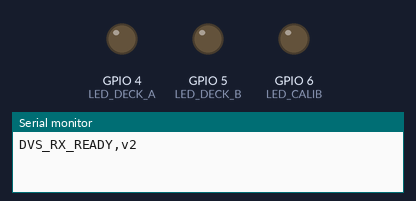
Simulated run of this sketch. Board: ESP32-S3. On the bench: output pins drawn as LEDs (lit = HIGH), the last lines printed to the serial monitor. I2S audio is not simulated (input reads silence).

Above: at 0.13 s.
At 2.63 s:
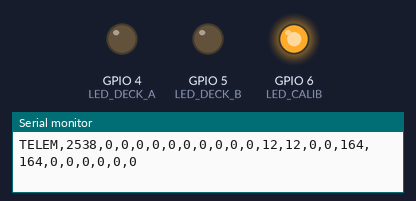
Timing chart, 0 to 3.0 s (numbered marks = the images above):
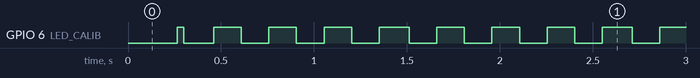

Measured:
- by itself, GPIO 6 (LED_CALIB): repeats every 0.31 s: LOW 0.16 s, HIGH 0.15 s

The sketch:

RX_com_leds.ino
```cpp
/*
========================================================
 ESP32-S3 DVS RECEIVER - DUAL CV02 I2S DAC + LEDs
 Saidas:
 - Deck A (ID 1): LED Azul no Pino 4
 - Deck B (ID 2): LED Azul no Pino 5
 LED do deck: solido = link ok, piscando rapido = sinal fraco/perda, apagado = sem sinal
========================================================
*/

#include <WiFi.h>
#include <esp_now.h>
#include <esp_wifi.h>
#include <driver/i2s.h>
#include <math.h>

// --- PINOS DOS LEDs ---
#define LED_DECK_A 4
#define LED_DECK_B 5
#define LED_CALIB 6

// --- ALERTA DE SINAL (LEDs dos decks) ---
// LED solido = link ok; piscando rapido = sinal fraco (RSSI) ou perda de pacotes
#define RSSI_WARN_THRESHOLD_DBM -75
#define LOST_PACKET_WARN_THRESHOLD 20
#define WARN_BLINK_MS 100
#define WARN_HOLD_MS 2000

#define DAC_A_BCK_PIN   2
#define DAC_A_LRCK_PIN  11
#define DAC_A_DATA_PIN  12

#define DAC_B_BCK_PIN   15
#define DAC_B_LRCK_PIN  14
#define DAC_B_DATA_PIN  13

#define ESPNOW_CHANNEL 11
#define USE_LONG_RANGE 0  // 1 = modo long range (1 Mbps), 0 = taxa normal (menos congestao)
#define PROTOCOL_VERSION 2
#define MSG_HELLO 1
#define MSG_WELCOME 2
#define MSG_DATA 3
#define MSG_PING 4
#define PING_INTERVAL_MS 500
#define DECK_TIMEOUT_MS 1500
#define RX_BOOT_ID 0x5A

#define DEBUG_SERIAL 1
#define DEBUG_BAUD 115200
#define DEBUG_PRINT_INTERVAL_MS 500

#define SAMPLE_RATE 44100
#define DMA_BUF_LEN 32
#define DMA_BUF_COUNT 4

#define BASE_RPM 33.333f
#define DEADZONE_RPM 0.015f
#define MAX_RPM_RATIO 3.0f
#define RPM_SMOOTHING 0.25f
#define OUTPUT_GAIN 0.70f
#define CALIB_THRESHOLD_RPM 1.0f
#define STOP_DEBOUNCE_MS 250
#define CALIB_STABLE_MS 200
#define POSITION_RESET_MS 15000
#define SIN_COS_TABLE_SIZE 1024
#define WRAP_GAP_MS 400

// Tom de teste de DAC (comando serial TEST_A / TEST_B pelo dashboard).
#define TEST_TONE_FREQ_HZ 1000
#define TEST_TONE_MS 10000
#define TEST_TONE_AMPLITUDE 0.25f

// TESTE DE ISOLAMENTO: 1 = compila APENAS o deck A (uma porta I2S, uma task).
// Usado para separar "interferencia entre as 2 portas I2S" de "deck A com defeito".
// Quando 1, o deck B nao e configurado nem o seu task criado.
#define SOLO_DECK_A 0

// Em modo SOLO, usa os pinos do deck B (13/14/15, que ja sabemos funcionar)
// para o deck A. Se o tom tocar nesses pinos, o problema sao os pinos 10/11/12.
#define SOLO_DECK_A_USA_PINOS_B 0

#define CV02_RESOLUTION 1000
#define CV02_BITS 20
#define CV02_SEED 0x59017UL
#define CV02_TAPS 0x361e4UL
#define CV02_LENGTH 712000UL
#define CV02_START_CYCLE 12000UL
#define CV02_START_PHASE ((uint64_t)CV02_START_CYCLE << 16)
#define CV02_PACKED_BYTES ((CV02_LENGTH + 7) / 8)

typedef struct __attribute__((packed)) {
  uint8_t msgType;
  uint8_t version;
  uint8_t deckId;
  int16_t rpmCenti;
  int16_t gyroRaw;
  uint8_t batteryPct;
  uint32_t seq;
  uint32_t timestampMicros;
} dvs_packet;

typedef struct {
  bool seen;
  int16_t rpmCenti;
  uint32_t lastSeq;
  uint32_t lastSeenMillis;
  uint32_t lastPingMillis;
  uint32_t packetCount;
  uint16_t lostPackets;
  uint8_t batteryPct;
  int8_t rssi;
  uint8_t mac[6];
} deck_state;

typedef struct {
  uint8_t deckId;
  i2s_port_t port;
  int bckPin;
  int lrckPin;
  int dataPin;
  const char *taskName;
  float filteredRpm;
  float calibOffset;
  uint64_t cv02Phase64;
  uint32_t wrapGapEndMillis;
  uint32_t stopCandidateStart;
  uint32_t calibStableStart;
  bool calibrating;
  uint32_t testToneUntil;
  uint16_t testToneFreqHz;
  uint32_t tonePhase;
} audio_deck_state;

deck_state deckStates[2];
portMUX_TYPE stateMux = portMUX_INITIALIZER_UNLOCKED;

volatile bool hasPendingWelcome[2] = {false, false};
uint8_t pendingWelcomeMac[2][6];
uint8_t pendingWelcomeDeck[2] = {0, 0};

uint8_t cv02PackedBits[CV02_PACKED_BYTES];
uint32_t lastDebugPrintMillis = 0;
int16_t sinTable[SIN_COS_TABLE_SIZE];
int16_t cosTable[SIN_COS_TABLE_SIZE];

// Batimento cardiaco dos tasks de audio (1 incremento por buffer escrito com sucesso).
volatile uint32_t audioWriteCount[2] = {0, 0};
volatile esp_err_t lastI2sErr[2] = {ESP_OK, ESP_OK};
// Pico de amostra (magnitude maxima) do ultimo buffer escrito por cada task.
volatile uint32_t peakSample[2] = {0, 0};

void buildSinCosTables() {
  for (int i = 0; i < SIN_COS_TABLE_SIZE; i++) {
    float angle = (float)i * 6.28318530718f / (float)SIN_COS_TABLE_SIZE;
    sinTable[i] = (int16_t)(sinf(angle) * 32767.0f);
    cosTable[i] = (int16_t)(cosf(angle) * 32767.0f);
  }
}

audio_deck_state audioDecks[2] = {
#if SOLO_DECK_A && SOLO_DECK_A_USA_PINOS_B
  { 1, I2S_NUM_0, DAC_B_BCK_PIN, DAC_B_LRCK_PIN, DAC_B_DATA_PIN, "audioDeckA", 0.0f, 0.0f, CV02_START_PHASE, 0, 0, 0, false, 0, TEST_TONE_FREQ_HZ, 0 },
#else
  { 1, I2S_NUM_0, DAC_A_BCK_PIN, DAC_A_LRCK_PIN, DAC_A_DATA_PIN, "audioDeckA", 0.0f, 0.0f, CV02_START_PHASE, 0, 0, 0, false, 0, TEST_TONE_FREQ_HZ, 0 },
#endif
  { 2, I2S_NUM_1, DAC_B_BCK_PIN, DAC_B_LRCK_PIN, DAC_B_DATA_PIN, "audioDeckB", 0.0f, 0.0f, CV02_START_PHASE, 0, 0, 0, false, 0, TEST_TONE_FREQ_HZ, 0 }
};

// [Funções de suporte: lfsrBit, lfsrForward, setPackedBit, getPackedBit, buildCv02Bits mantidas aqui]
static uint8_t lfsrBit(uint32_t code, uint32_t taps) { uint32_t taken = code & taps; uint8_t parity = 0; while (taken != 0) { parity ^= (uint8_t)(taken & 0x1U); taken >>= 1; } return parity; }
static uint32_t lfsrForward(uint32_t current) { uint8_t bit = lfsrBit(current, CV02_TAPS | 0x1U); return (current >> 1) | ((uint32_t)bit << (CV02_BITS - 1)); }
static void setPackedBit(uint32_t index, uint8_t value) { uint32_t byteIndex = index >> 3; uint8_t bitMask = (uint8_t)(1U << (index & 7)); if (value != 0) cv02PackedBits[byteIndex] |= bitMask; else cv02PackedBits[byteIndex] &= (uint8_t)~bitMask; }
static inline uint8_t getPackedBit(uint32_t index) { uint32_t byteIndex = index >> 3; uint8_t bitMask = (uint8_t)(1U << (index & 7)); return (cv02PackedBits[byteIndex] & bitMask) != 0; }
void buildCv02Bits() { memset(cv02PackedBits, 0, sizeof(cv02PackedBits)); uint32_t code = CV02_SEED; for (uint32_t i = 0; i < CV02_LENGTH; i++) { setPackedBit(i, (uint8_t)(code & 0x1U)); code = lfsrForward(code); } }

bool ensurePeer(const uint8_t *mac) { if (esp_now_is_peer_exist(mac)) return true; esp_now_peer_info_t peerInfo = {}; memcpy(peerInfo.peer_addr, mac, 6); peerInfo.channel = ESPNOW_CHANNEL; peerInfo.encrypt = false; return esp_now_add_peer(&peerInfo) == ESP_OK; }
void sendControlMessage(const uint8_t *mac, uint8_t deckId, uint8_t msgType) { if (!ensurePeer(mac)) return; dvs_packet response = {}; response.msgType = msgType; response.version = PROTOCOL_VERSION; response.deckId = deckId; response.gyroRaw = (int16_t)RX_BOOT_ID; response.timestampMicros = micros(); esp_now_send(mac, (uint8_t *)&response, sizeof(response)); }

void OnDataRecv(const esp_now_recv_info_t *info, const uint8_t *dataPtr, int len) {
  if (len != sizeof(dvs_packet)) return;
  dvs_packet packet; memcpy(&packet, dataPtr, sizeof(packet));
  if (packet.version != PROTOCOL_VERSION || packet.deckId < 1 || packet.deckId > 2) return;
  const uint8_t *sourceMac = info->src_addr; uint8_t deckIndex = packet.deckId - 1; deck_state *state = &deckStates[deckIndex];
  int8_t rssi = (info->rx_ctrl != NULL) ? (int8_t)info->rx_ctrl->rssi : -127;
  portENTER_CRITICAL_ISR(&stateMux); memcpy(state->mac, sourceMac, 6); state->lastSeenMillis = millis(); state->rssi = rssi; state->batteryPct = packet.batteryPct; portEXIT_CRITICAL_ISR(&stateMux);
  if (packet.msgType == MSG_HELLO) { portENTER_CRITICAL_ISR(&stateMux); memcpy(pendingWelcomeMac[deckIndex], sourceMac, 6); pendingWelcomeDeck[deckIndex] = packet.deckId; hasPendingWelcome[deckIndex] = true; portEXIT_CRITICAL_ISR(&stateMux); return; }
  if (packet.msgType != MSG_DATA) return;
  uint16_t lost = 0; portENTER_CRITICAL_ISR(&stateMux); if (state->seen) { uint32_t seqDelta = packet.seq - state->lastSeq; if (seqDelta > 0) lost = (uint16_t)min(seqDelta - 1, 65535UL); } state->seen = true; state->rpmCenti = packet.rpmCenti; state->lastSeq = packet.seq; state->packetCount++; state->lostPackets = lost; portEXIT_CRITICAL_ISR(&stateMux);
}

void setupEspNow() { WiFi.mode(WIFI_STA); WiFi.setSleep(false); esp_wifi_set_max_tx_power(78); esp_wifi_set_channel(ESPNOW_CHANNEL, WIFI_SECOND_CHAN_NONE);
#if USE_LONG_RANGE
  esp_wifi_set_protocol(WIFI_IF_STA, WIFI_PROTOCOL_LR);
#else
  esp_wifi_set_protocol(WIFI_IF_STA, WIFI_PROTOCOL_11B | WIFI_PROTOCOL_11G | WIFI_PROTOCOL_11N);
#endif
  esp_now_init(); esp_now_register_recv_cb(OnDataRecv); }
void setupI2S(audio_deck_state *deck, bool useApll) { i2s_config_t config = { .mode = (i2s_mode_t)(I2S_MODE_MASTER | I2S_MODE_TX), .sample_rate = SAMPLE_RATE, .bits_per_sample = I2S_BITS_PER_SAMPLE_16BIT, .channel_format = I2S_CHANNEL_FMT_RIGHT_LEFT, .communication_format = I2S_COMM_FORMAT_STAND_I2S, .intr_alloc_flags = ESP_INTR_FLAG_LEVEL1, .dma_buf_count = DMA_BUF_COUNT, .dma_buf_len = DMA_BUF_LEN, .use_apll = useApll, .tx_desc_auto_clear = true, .fixed_mclk = 0 }; i2s_pin_config_t pins = { .bck_io_num = deck->bckPin, .ws_io_num = deck->lrckPin, .data_out_num = deck->dataPin, .data_in_num = I2S_PIN_NO_CHANGE }; i2s_driver_install(deck->port, &config, 0, NULL); i2s_set_pin(deck->port, &pins); i2s_zero_dma_buffer(deck->port); }

static inline void renderCv02Sample(audio_deck_state *deck, float rpm, int16_t *leftOut, int16_t *rightOut) {
  if (millis() < deck->wrapGapEndMillis) { *leftOut = 0; *rightOut = 0; return; }
  float ratio = rpm / BASE_RPM; if(fabsf(ratio) < DEADZONE_RPM) ratio = 0.0f; if(ratio > MAX_RPM_RATIO) ratio = MAX_RPM_RATIO; if(ratio < -MAX_RPM_RATIO) ratio = -MAX_RPM_RATIO;
  int32_t phaseStep = (int32_t)(ratio * ((float)CV02_RESOLUTION * 65536.0f / SAMPLE_RATE));
  deck->cv02Phase64 += (int64_t)phaseStep; int64_t cycle = (int64_t)(deck->cv02Phase64 >> 16);
  if (cycle < 0) { deck->cv02Phase64 = (uint64_t)CV02_LENGTH << 16; deck->wrapGapEndMillis = millis() + WRAP_GAP_MS; *leftOut = 0; *rightOut = 0; return; }
  if (cycle >= (int64_t)CV02_LENGTH) { deck->cv02Phase64 = CV02_START_PHASE; deck->wrapGapEndMillis = millis() + WRAP_GAP_MS; *leftOut = 0; *rightOut = 0; return; }
  uint32_t cycleIndex = (uint32_t)cycle;
  uint16_t tableIndex = (deck->cv02Phase64 >> 6) & (SIN_COS_TABLE_SIZE - 1);
  int16_t sine = sinTable[tableIndex]; int16_t cosine = cosTable[tableIndex];
  uint8_t bit = getPackedBit(cycleIndex); float modulation = bit ? 1.0f : 1.0f - ((-(float)cosine / 32767.0f + 1.0f) * 0.25f);
  *leftOut = (int16_t)((-(float)cosine / 32767.0f) * modulation * OUTPUT_GAIN * 32767.0f); *rightOut = (int16_t)(((float)sine / 32767.0f) * modulation * OUTPUT_GAIN * 32767.0f);
}

float readTargetRpm(uint8_t deckId) { uint8_t deckIndex = deckId <= 1 ? 0 : 1; int16_t rpmCenti = 0; uint32_t lastSeenMillis = 0; portENTER_CRITICAL(&stateMux); rpmCenti = deckStates[deckIndex].rpmCenti; lastSeenMillis = deckStates[deckIndex].lastSeenMillis; portEXIT_CRITICAL(&stateMux); if (lastSeenMillis == 0 || millis() - lastSeenMillis > DECK_TIMEOUT_MS) return 0.0f; return (float)rpmCenti / 100.0f; }
void audioTask(void *param) { audio_deck_state *deck = (audio_deck_state *)param; int16_t buffer[DMA_BUF_LEN * 2]; while (true) {
    float targetRpm = readTargetRpm(deck->deckId);
    bool below = (fabsf(targetRpm) < CALIB_THRESHOLD_RPM);
    bool stopped;
    if (below) {
      if (deck->stopCandidateStart == 0) deck->stopCandidateStart = millis();
      stopped = (millis() - deck->stopCandidateStart >= STOP_DEBOUNCE_MS);
    } else {
      deck->stopCandidateStart = 0;
      stopped = false;
    }
    if (stopped) {
      deck->calibrating = true;
      if (deck->calibStableStart == 0) deck->calibStableStart = millis();
      if (millis() - deck->calibStableStart >= POSITION_RESET_MS) { deck->cv02Phase64 = CV02_START_PHASE; }
      deck->filteredRpm = 0.0f;
    } else {
      deck->calibStableStart = 0;
      deck->calibrating = false;
      float delta = targetRpm - deck->filteredRpm;
      float alpha = (fabsf(delta) > 10.0f) ? 0.8f : RPM_SMOOTHING;
      deck->filteredRpm += delta * alpha;
    }
    for (int i = 0; i < DMA_BUF_LEN; i++) { int16_t left, right; if (millis() < deck->testToneUntil) { deck->tonePhase += (uint32_t)((float)deck->testToneFreqHz * 65536.0f / SAMPLE_RATE); int16_t tone = (int16_t)((float)sinTable[(deck->tonePhase >> 6) & (SIN_COS_TABLE_SIZE - 1)] * TEST_TONE_AMPLITUDE); left = tone; right = tone; } else if (stopped) { left = 0; right = 0; } else { renderCv02Sample(deck, deck->filteredRpm, &left, &right); } buffer[i * 2] = left; buffer[i * 2 + 1] = right; }
    size_t written;
    esp_err_t i2sErr = i2s_write(deck->port, buffer, sizeof(buffer), &written, portMAX_DELAY);
    if (i2sErr == ESP_OK) {
      audioWriteCount[deck->deckId - 1]++;
      int16_t peak = 0;
      for (int i = 0; i < DMA_BUF_LEN * 2; i++) { int16_t v = buffer[i]; int16_t av = (v < 0) ? (int16_t)(-v) : v; if (av > peak) peak = av; }
      peakSample[deck->deckId - 1] = (uint32_t)peak;
    } else if (i2sErr != lastI2sErr[deck->deckId - 1]) {
      lastI2sErr[deck->deckId - 1] = i2sErr;
      Serial.printf("I2S_WRITE_ERR deck=%d err=0x%x\n", deck->deckId, (unsigned)i2sErr);
    }
  } }

void serviceEspNowControl() {
  for (uint8_t i = 0; i < 2; i++) { uint8_t welcomeMacCopy[6]; uint8_t welcomeDeckCopy = 0; bool shouldSendWelcome = false; portENTER_CRITICAL(&stateMux); if (hasPendingWelcome[i]) { memcpy(welcomeMacCopy, pendingWelcomeMac[i], 6); welcomeDeckCopy = pendingWelcomeDeck[i]; hasPendingWelcome[i] = false; shouldSendWelcome = true; } portEXIT_CRITICAL(&stateMux); if (shouldSendWelcome) sendControlMessage(welcomeMacCopy, welcomeDeckCopy, MSG_WELCOME); }
  uint32_t nowMillis = millis(); for (uint8_t i = 0; i < 2; i++) { uint8_t macCopy[6]; bool shouldPing = false; portENTER_CRITICAL(&stateMux); deck_state *state = &deckStates[i]; if (state->lastSeenMillis != 0 && nowMillis - state->lastSeenMillis <= DECK_TIMEOUT_MS && nowMillis - state->lastPingMillis >= PING_INTERVAL_MS) { memcpy(macCopy, state->mac, 6); state->lastPingMillis = nowMillis; shouldPing = true; } portEXIT_CRITICAL(&stateMux); if (shouldPing) sendControlMessage(macCopy, i + 1, MSG_PING); }
}

void handleSerialCommand() {
  static String cmdLine = "";
  while (Serial.available()) {
    char c = (char)Serial.read();
    if (c == '\n') {
      cmdLine.trim();
      if (cmdLine.startsWith("TEST_A")) {
        audioDecks[0].testToneFreqHz = TEST_TONE_FREQ_HZ;
        audioDecks[0].testToneUntil = millis() + TEST_TONE_MS;
        Serial.println("TEST_A ON");
      } else if (cmdLine.startsWith("TEST_B")) {
        audioDecks[1].testToneFreqHz = TEST_TONE_FREQ_HZ;
        audioDecks[1].testToneUntil = millis() + TEST_TONE_MS;
        Serial.println("TEST_B ON");
      } else if (cmdLine.startsWith("TEST_OFF")) {
        audioDecks[0].testToneUntil = 0;
        audioDecks[1].testToneUntil = 0;
        Serial.println("TEST_OFF");
      }
      cmdLine = "";
    } else if (c != '\r') {
      cmdLine += c;
    }
  }
}

void updateDeckLed(uint8_t deckIndex, uint8_t pin) {
  static uint32_t warnHoldUntil[2] = {0, 0};
  bool seen = false;
  uint32_t lastSeenMillis = 0;
  int8_t rssi = 0;
  uint16_t lost = 0;
  portENTER_CRITICAL(&stateMux);
  seen = deckStates[deckIndex].seen;
  lastSeenMillis = deckStates[deckIndex].lastSeenMillis;
  rssi = deckStates[deckIndex].rssi;
  lost = deckStates[deckIndex].lostPackets;
  portEXIT_CRITICAL(&stateMux);

  uint32_t now = millis();
  bool alive = (seen && lastSeenMillis != 0 && (now - lastSeenMillis <= DECK_TIMEOUT_MS));
  if (!alive) {
    digitalWrite(pin, LOW);
    return;
  }

  bool warn = (rssi < RSSI_WARN_THRESHOLD_DBM) || (lost > LOST_PACKET_WARN_THRESHOLD);
  if (warn) warnHoldUntil[deckIndex] = now + WARN_HOLD_MS;
  bool blinking = (now < warnHoldUntil[deckIndex]);
  digitalWrite(pin, blinking ? ((now / WARN_BLINK_MS) % 2) : HIGH);
}

void sendTelemetry() {
  uint32_t now = millis();
  if (now - lastDebugPrintMillis < DEBUG_PRINT_INTERVAL_MS) return;
  lastDebugPrintMillis = now;
  deck_state local[2];
  portENTER_CRITICAL(&stateMux); memcpy(local, deckStates, sizeof(local)); portEXIT_CRITICAL(&stateMux);
  static uint32_t prevWriteCount[2] = {0, 0};
  uint32_t wrDelta[2];
  for (uint8_t i = 0; i < 2; i++) {
    wrDelta[i] = audioWriteCount[i] - prevWriteCount[i];
    prevWriteCount[i] = audioWriteCount[i];
  }
  Serial.printf("TELEM,%lu,%d,%d,%d,%d,%d,%d,%d,%d,%d,%d,%lu,%lu,%lu,%lu,%lu,%lu,%d,%d,%d,%d,%lu,%lu\n",
    (unsigned long)now,
    (local[0].lastSeenMillis != 0 && now - local[0].lastSeenMillis <= DECK_TIMEOUT_MS) ? 1 : 0,
    (int)local[0].rssi, (int)local[0].batteryPct, (int)local[0].rpmCenti, (int)local[0].lostPackets,
    (local[1].lastSeenMillis != 0 && now - local[1].lastSeenMillis <= DECK_TIMEOUT_MS) ? 1 : 0,
    (int)local[1].rssi, (int)local[1].batteryPct, (int)local[1].rpmCenti, (int)local[1].lostPackets,
    (unsigned long)((audioDecks[0].cv02Phase64 >> 16) / 1000ULL),
    (unsigned long)((audioDecks[1].cv02Phase64 >> 16) / 1000ULL),
    (local[0].seen ? (unsigned long)(now - local[0].lastSeenMillis) : 0UL),
    (local[1].seen ? (unsigned long)(now - local[1].lastSeenMillis) : 0UL),
    (unsigned long)wrDelta[0], (unsigned long)wrDelta[1],
    (audioDecks[0].testToneUntil != 0 && now < audioDecks[0].testToneUntil) ? 1 : 0,
    (audioDecks[1].testToneUntil != 0 && now < audioDecks[1].testToneUntil) ? 1 : 0,
    (int)lastI2sErr[0], (int)lastI2sErr[1],
    (unsigned long)peakSample[0], (unsigned long)peakSample[1]);
}

void setup() {
  pinMode(LED_DECK_A, OUTPUT);
  pinMode(LED_DECK_B, OUTPUT);
  pinMode(LED_CALIB, OUTPUT);
  Serial.begin(DEBUG_BAUD);
  Serial.println("DVS_RX_READY,v2");
  buildSinCosTables();
  buildCv02Bits();
  setupI2S(&audioDecks[0], false);
#if !SOLO_DECK_A
  setupI2S(&audioDecks[1], false);
  // FIX ESP32-S3: instalar a segunda porta I2S corrompe o clock da primeira
  // (porta instalada primeiro saia com ruido). Reinstala a primeira apos a segunda.
  i2s_driver_uninstall(audioDecks[0].port);
  setupI2S(&audioDecks[0], false);
#endif
  setupEspNow();
  // Reaplica o clock I2S nas duas portas apos o WiFi iniciar (PLL compartilhado).
  // IMPORTANTE: setar a porta 1 por ultimo corrompe o clock da porta 0 no ESP32-S3
  // com o driver legado. Ordem invertida: porta 0 (deck A) e a ultima a ser setada.
#if SOLO_DECK_A
  i2s_set_clk(audioDecks[0].port, SAMPLE_RATE, I2S_BITS_PER_SAMPLE_16BIT, I2S_CHANNEL_STEREO);
  i2s_zero_dma_buffer(audioDecks[0].port);
#else
  for (int i = 1; i >= 0; i--) {
    i2s_set_clk(audioDecks[i].port, SAMPLE_RATE, I2S_BITS_PER_SAMPLE_16BIT, I2S_CHANNEL_STEREO);
    i2s_zero_dma_buffer(audioDecks[i].port);
  }
#endif
  xTaskCreatePinnedToCore(audioTask, audioDecks[0].taskName, 8192, &audioDecks[0], 3, NULL, 1);
#if !SOLO_DECK_A
  xTaskCreatePinnedToCore(audioTask, audioDecks[1].taskName, 8192, &audioDecks[1], 3, NULL, 1);
#endif
}

void loop() {
  handleSerialCommand();
  serviceEspNowControl();
  sendTelemetry();

  // Controle dos LEDs Azul (solido = ok, piscando = sinal fraco/perda, apagado = sem deck)
  updateDeckLed(0, LED_DECK_A);
  updateDeckLed(1, LED_DECK_B);
  uint32_t now = millis();
  bool anyCalibrating = audioDecks[0].calibrating || audioDecks[1].calibrating;
  digitalWrite(LED_CALIB, anyCalibrating ? ((now / 150) % 2) : LOW);

  delay(10);
}
```
